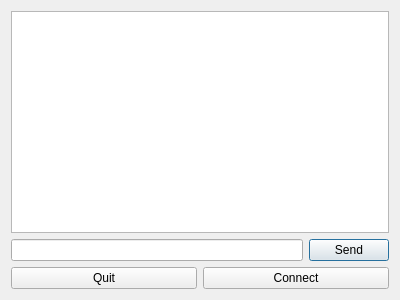
<?xml version="1.0" encoding="UTF-8"?>
<ui version="4.0">
 <class>MainWindow</class>
 <widget class="QDialog" name="MainWindow">
  <property name="geometry">
   <rect>
    <x>0</x>
    <y>0</y>
    <width>400</width>
    <height>300</height>
   </rect>
  </property>
  <property name="windowTitle">
   <string>Talking...</string>
  </property>
  <layout class="QVBoxLayout" name="verticalLayout">
   <item>
    <widget class="QTextEdit" name="chat">
     <property name="focusPolicy">
      <enum>Qt::NoFocus</enum>
     </property>
    </widget>
   </item>
   <item>
    <layout class="QHBoxLayout" name="horizontalLayout">
     <item>
      <widget class="QLineEdit" name="sendText"/>
     </item>
     <item>
      <widget class="QPushButton" name="sendButton">
       <property name="text">
        <string>Send</string>
       </property>
       <property name="default">
        <bool>true</bool>
       </property>
      </widget>
     </item>
    </layout>
   </item>
   <item>
    <layout class="QHBoxLayout" name="horizontalLayout_2">
     <item>
      <widget class="QPushButton" name="quitButton">
       <property name="text">
        <string>Quit</string>
       </property>
      </widget>
     </item>
     <item>
      <widget class="QPushButton" name="connectButton">
       <property name="text">
        <string>Connect</string>
       </property>
      </widget>
     </item>
    </layout>
   </item>
  </layout>
 </widget>
 <resources/>
 <connections/>
</ui>
